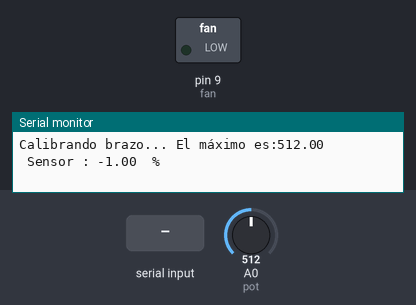
A sketch run on a simulated Arduino Uno, built with avr-gcc and run on an emulated ATmega328P. Shown: switched loads named in the sketch (green lamp = pin HIGH), the last lines printed to the serial monitor. The inputs (shaded band) are chosen by the test bench; at power-on: A0 (pot) = 512.

Above: at 6.2 s.
6.3 s: "90,45\n" received over Serial
At 9.19 s:
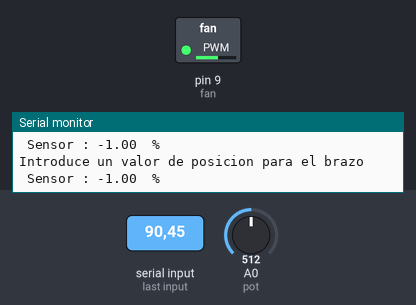
At 11.03 s:
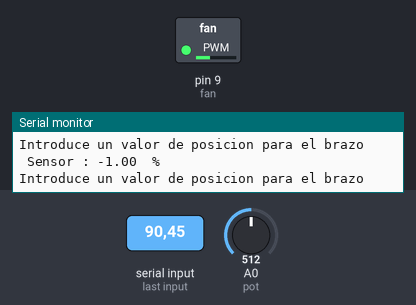
Timing chart, 0 to 15.3 s (numbered marks = the images above; inputs shaded):
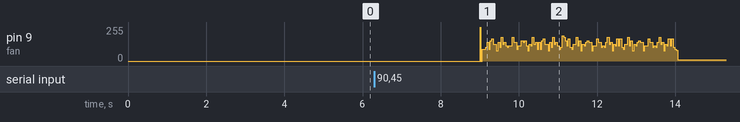

The sketch:

main.ino
```cpp
#include <TimerOne.h>

//maqueta 3

//pines Arduino
#define fan 9 // definim el pin d'entrada de l'heli del motor.
#define pot 0 // salida del potenciometro

//varibales
float posicion = 0.0;

//Controlador
float error =0.0;
float errorprev= 0.0;
float kp =1.0; // constante del controlodar parte proporcional
float ki= 0.0; //parte integral
float kd=0.0; // parte derivativa
float Integrador=0.0;
float Proporcional = 0.0;
float Derivador = 0.0;
float suma =0.0;

//máximos y mínimos para la posición
float  maximo = 1.0;
float minimo =0.0;

//Definimos la entrada y salida para variar la velocidad de nuestra hélice.
int entrada = 0.0;
float salida = 0.0;

// cada 2 ms ejecuta esta función que lo que hace es fijar un valor de posicón a través de una inclinación
//en % dada que la convierte a un valor entre 0-1023, se multiplica pr 10.23 ya que el valor dado es en %

void fposicion(){
  posicion = analogRead(pot);
  posicion=map(posicion,minimo,maximo,0,1023);
  entrada = map(entrada,0,100,0,1023);

  errorprev=error;
  error =  entrada - posicion;
  suma = suma + error;

  //KP // simplemente con este controlador ya podemos hacerlo estable pero frente a una perturbación, no podria recuperar su posición.
  if (entrada>0 && entrada<50) {kp=100;}
  if (entrada>=50 && entrada<=70) {kp=60;}
  if (entrada>70) {kp=40;}

  //KI // COn el integrador lo que conseguimos es darle estabildad al contralador, de esta manera podemos controlar cualquier tipo de perturbación del medio (hay que limitar el integrador ya que sino podria empeorar el control y no mejorarlo en ciertas situaciones.
  if (entrada>0 && entrada<50) {ki=16.875;}
  if (entrada>=50 && entrada<=70) {ki=20.25;}
  if (posicion>70) {kp=13.3875;}

  //KD
 // if (entrada>0 && entrada<50) {kd=16.875;}
  //if (entrada>=50 && entrada<=70) {kd=20.25;}
 // if (entrada>70) {kd=13.3875;}

  //proporcional
  Proporcional= kp*error;

  //integrador
  Integrador= ki*(suma)*0.2;
  if (Integrador>900) {Integrador=900;}

  //Derivador
  Derivador= kd*((error-errorprev)/2000);

  salida = Proporcional;

  if(salida<0) {salida =0;}
  if(salida>1023) {salida =1023; }
  Timer1.setPwmDuty(fan, salida);
  }


void setup() {

  Serial.begin(9600);
  pinMode(fan,OUTPUT);

 // Calibración del brazo para poder leer el % de inclinación del brazo.

 Serial.print("Calibrando brazo... ");
  digitalWrite(13, HIGH);
  // leemos durante 5 segundos la salida del potenciometro que será un valor entre 0-1023 en función
  // de la tensión que de. El led se encederá para indicar el calibrado.
  while (millis() < 5000) {
   posicion = analogRead(pot);
    if (posicion> maximo)
    maximo = posicion;
    else {
      minimo=analogRead(pot);
    }
  }
  // hasta este punto hemos registrado el maximo y el mínmo angulo del brazo
  digitalWrite(13, LOW);
  Serial.print("El máximo es:");
  Serial.println(maximo);

  //setup de la lectura cada 500Hz

   Timer1.initialize(2000); // 2000 ya que el tiempo está en microsegundos
   Timer1.attachInterrupt(fposicion); // ésta función se ejecuta cada 500 hz aunque no este en el loop
   Timer1.pwm(fan,salida);
  }
void loop() {

  posicion = analogRead(pot);
  posicion= map(posicion,minimo,maximo,0,100); // utilizamos la función map para cambiar directamente del sistema en el que estamos trabajando %, para pasar a binario ( 10 bits).

  //se muestran los valores de posicón del brazo en tanto por ciento( deberia ser el valor que se le ha indicado).
  Serial.print(" Sensor : ");
  Serial.print( posicion );
  Serial.print(" ");
  Serial.println(" % ");
  delay (2000) ;

  //nos va pidiendo el valor de entrada de posición
   Serial.println("Introduce un valor de posicion para el brazo");
  if (Serial.available()>0){
    entrada = Serial.parseInt();
    if(entrada>100) entrada =100;
    if (entrada<0) entrada =0;

}}
```
